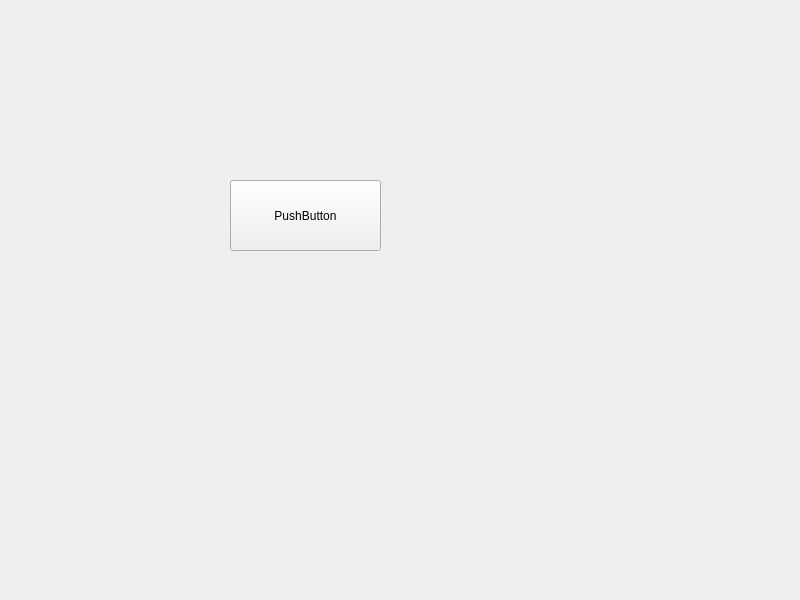
<?xml version="1.0" encoding="UTF-8"?>
<ui version="4.0">
 <class>Widget</class>
 <widget class="QWidget" name="Widget">
  <property name="geometry">
   <rect>
    <x>0</x>
    <y>0</y>
    <width>800</width>
    <height>600</height>
   </rect>
  </property>
  <property name="windowTitle">
   <string>Widget</string>
  </property>
  <widget class="QPushButton" name="pushButton">
   <property name="geometry">
    <rect>
     <x>230</x>
     <y>180</y>
     <width>151</width>
     <height>71</height>
    </rect>
   </property>
   <property name="text">
    <string>PushButton</string>
   </property>
  </widget>
 </widget>
 <resources/>
 <connections/>
</ui>
